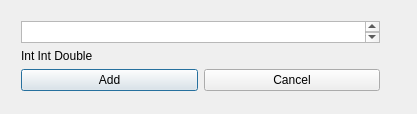
<?xml version="1.0" encoding="UTF-8"?>
<ui version="4.0">
 <class>AddDialog</class>
 <widget class="QDialog" name="AddDialog">
  <property name="geometry">
   <rect>
    <x>0</x>
    <y>0</y>
    <width>417</width>
    <height>114</height>
   </rect>
  </property>
  <property name="windowTitle">
   <string>AddDialog</string>
  </property>
  <widget class="QWidget" name="gridLayoutWidget">
   <property name="geometry">
    <rect>
     <x>10</x>
     <y>10</y>
     <width>381</width>
     <height>92</height>
    </rect>
   </property>
   <layout class="QGridLayout" name="gridLayout" rowminimumheight="20,0,0">
    <item row="1" column="0">
     <widget class="QLabel" name="label">
      <property name="text">
       <string>Int Int Double</string>
      </property>
     </widget>
    </item>
    <item row="0" column="0">
     <widget class="QTextEdit" name="data">
      <property name="sizePolicy">
       <sizepolicy hsizetype="MinimumExpanding" vsizetype="Fixed">
        <horstretch>0</horstretch>
        <verstretch>0</verstretch>
       </sizepolicy>
      </property>
      <property name="maximumSize">
       <size>
        <width>16777215</width>
        <height>30</height>
       </size>
      </property>
     </widget>
    </item>
    <item row="2" column="0">
     <layout class="QHBoxLayout" name="horizontalLayout">
      <item>
       <widget class="QPushButton" name="addButton">
        <property name="text">
         <string>Add</string>
        </property>
       </widget>
      </item>
      <item>
       <widget class="QPushButton" name="closeButton">
        <property name="text">
         <string>Cancel</string>
        </property>
       </widget>
      </item>
     </layout>
    </item>
   </layout>
  </widget>
 </widget>
 <layoutdefault spacing="6" margin="11"/>
 <resources/>
 <connections/>
</ui>
